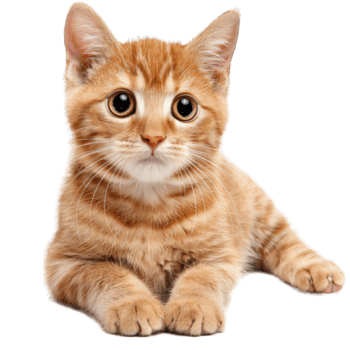
#> input picture img3.webp, 350 x 350 px
$ jupyter execute --allow-errors Implementation.ipynb   (shell and % lines are left out)
#> lines starting #> are read from the running program, lines starting #| are printed output that depends on the picture
# Implementattion des equations de la descente de gradient

pour realiser ces taches nous allons structurer notre code de la facon suivante:
- 1 Phase d'initialisation(X) permet d'initialiser les parametres w et b de notre modele.Dans cette fonction nous ferrons passer la matrice X car notre but est d'obtnir un vecteur Y qui contient autant de parametre que l'on trouve de variable dans lamatrice X .
- 2 Algorithme iteratif pour effectuer les taches suivantes:fonction qui represente notre modele(model(X,W,b) elle va contenir notre fonction lineaire(Z=X.W+b)et la fonction d'activation(A=1/(1+exp(-Z))) )--> fonction d'evaluation ou fonction cout (Cost(A,Y) qui permettra d'evaluer les performence du modele en comparent la sortir A au donnees de reference Y) ensuite on va calculer les gradients de cette fonction cout Gradient(A,X,y)-->On va utiliser ces gradient pour mettre a jour les parametre W et b update(W,b,dW,db) de maniere a reduire les erreurs de notre modele.

[cell 1]
import numpy as np
import matplotlib.pyplot as plt
from sklearn.datasets import make_blobs,make_circles  #scikit-learn  permet de visualiser les données et de créer des ensembles de données synthétiques pour tester les algorithmes d'apprentissage automatique.
from sklearn.metrics import accuracy_score  #scikit-learn  permet de visualiser les données et de créer des ensembles de données synthétiques pour tester les algorithmes d'apprentissage automatique.
from tqdm import tqdm  #scikit-learn  permet de visualiser les données et de créer des ensembles de données synthétiques pour tester les algorithmes d'apprentissage automatique.

[cell 2]
X,y=make_blobs(n_samples=100, n_features=2, centers=2, random_state=0) #génère un ensemble de données synthétiques avec 100 échantillons répartis en 2 clusters.
y=y.reshape((y.shape[0],1)) #redimensionne le vecteur de sortie y pour qu'il ait une forme compatible avec les opérations matricielles ultérieures.

print("Dimensions de X:",X.shape) #affiche les dimensions de la matrice X.
print("Dimensions de y:",y.shape) #affiche les dimensions du vecteur y.

plt.scatter(X[:, 0], X[:, 1], c=y.ravel(), cmap='summer') #trace les points avec une couleur selon leur classe.
plt.show()
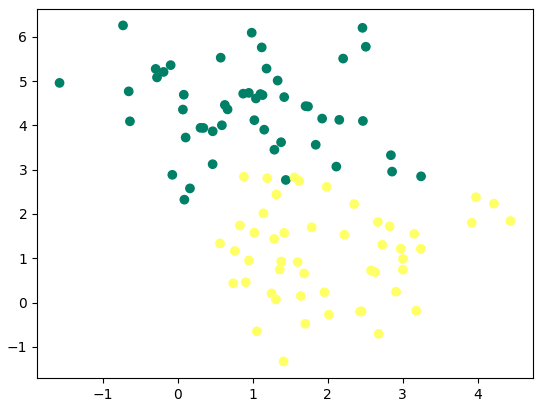
#> figure drawn by matplotlib, 1 panel

[cell 3]
# creation de la fonction d'inaitailisation

def initialisation(X):
    W = np.random.randn(X.shape[1], 1) # Initialiser les poids avec de petites valeurs aléatoires
    b = np.random.randn(1) # Initialiser le biais avec une petite valeur aléatoire
    return W, b

[cell 4]
# Implementation de la fonction du model
def model(X, W, b):
    Z=X.dot(W) + b  # Calculer la sortie du modèle en effectuant le produit matriciel entre les entrées X et les poids W, puis en ajoutant le biais b.
    A=1/(1+np.exp(-Z))  # Appliquer la fonction d'activation  pour obtenir les probabilités de sortie A.
    return A  # Retourner les probabilités de sortie.

[cell 5]
# implementation de la fonction cout logloss
def log_loss(A, y):
    epsilon = 1e-15  # Ajouter une petite valeur epsilon pour éviter la division par zéro lors du calcul du logarithme.
    m = y.shape[0]
    loss = -(1/m) * np.sum(y * np.log(A + epsilon) + (1 - y) * np.log(1 - A + epsilon))  # Calculer la perte  en utilisant la formule de la log-loss.
    return loss  # Retourner la perte calculée

[cell 6]
#Implementation des fonction de gradient
def gradients(A, X, y):
    m = y.shape[0]
    dW = (1/m) * X.T.dot(A - y)  # Calculer le gradient des poids en utilisant la différence entre les probabilités de sortie A et les étiquettes réelles y.
    db = (1/m) * np.sum(A - y)  # Calculer le gradient du biais en utilisant la somme des différences entre A et y.
    return (dW, db)  # Retourner les gradients calculés pour les poids et le biais.

[cell 7]
# Implementation de la fonction de mise à jour des paramètres
def update(W, b, dW, db, learning_rate):
    W -= learning_rate * dW  # Mettre à jour les poids en soustrayant le produit du taux d'apprentissage et du gradient des poids.
    b -= learning_rate * db  # Mettre à jour le biais en soustrayant le produit du taux d'apprentissage et du gradient du biais.
    return (W, b ) # Retourner les paramètres mis à jour.

[cell 8]
# prediction
def predict(X, W, b):
    A = model(X, W, b)  # Calculer les probabilités de sortie du modèle.
    predictions = (A > 0.5).astype(int)  # Convertir les probabilités en classes (0 ou 1) en utilisant un seuil de 0.5.
    # print(A)  # Afficher les probabilités de sortie pour le nouvel échantillon.
    return predictions  # Retourner les prédictions finales.

[cell 9]
def train(X, y, learning_rate=0.1, num_iterations=100):
#> called with X = array of shape (100, 2), y = array of shape (100, 1), learning_rate = 0.1, num_iterations = 100
    W, b = initialisation(X)  # Initialiser les poids et le biais.
    losses = []  # Liste pour stocker les pertes à chaque itération.
    acc=[]  # Liste pour stocker les précisions à chaque itération.

    for i in tqdm(range(num_iterations)):
        A = model(X, W, b)  # Calculer les probabilités de sortie du modèle.
        loss = log_loss(A, y)  # Calculer la perte actuelle.
        losses.append(loss)  # Ajouter la perte à la liste des pertes.
        y_pred = predict(X, W, b)  # Faire des prédictions sur les données d'entraînement.
        acc.append(accuracy_score(y, y_pred))  # Calculer et ajouter la précision actuelle à la liste des précisions.
        dW, db = gradients(A, X, y)  # Calculer les gradients des poids et du biais.
        W, b = update(W, b, dW, db, learning_rate)  # Mettre à jour les paramètres.

        if i % 100 == 0:
            print(f"Iteration {i}: Loss = {loss}, Accuracy = {acc[-1]}")  # Afficher la perte et la précision tous les 100 itérations.


    plt.figure(figsize=(12, 4))  # Créer une figure avec une taille spécifiée.
    plt.subplot(1, 2, 1)  # Créer un sous-graphique pour la perte.
    plt.plot(losses)  # Tracer la courbe de perte au fil des itérations.
    plt.xlabel("Iterations")  # Étiqueter l'axe des x.
    plt.ylabel("Loss")  # Étiqueter l'axe des y.
    plt.title("Loss over Iterations")  # Ajouter un titre au graphique.

    plt.subplot(1, 2, 2)  # Créer un sous-graphique pour la précision.
    plt.plot(acc)  # Tracer la courbe de précision au fil des itérations.
    plt.xlabel("Iterations")  # Étiqueter l'axe des x.
    plt.ylabel("Accuracy")  # Étiqueter l'axe des y.
    plt.title("Accuracy over Iterations")  # Ajouter un titre au graphique.
    plt.show()  # Afficher le graphique.
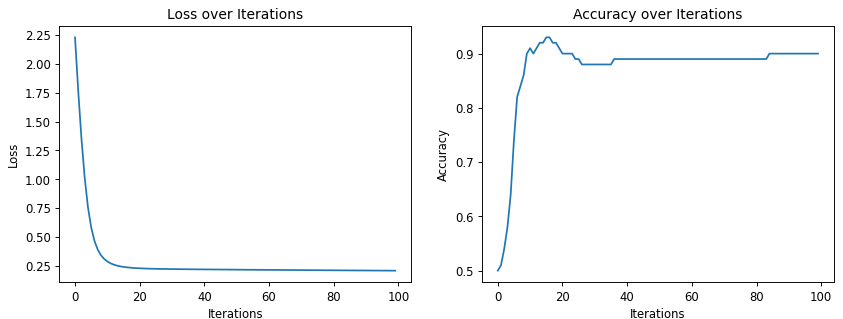
#> figure drawn by matplotlib, 2 panels; panel 1: curve peaks at x = 0, y = 2.23; panel 2: curve peaks at x = 15, y = 0.93

    return (W, b)  # Retourner les poids finaux, le biais et la liste des pertes.

[cell 10]
W, b = train(X, y, learning_rate=0.1, num_iterations=100)  # Appeler la fonction d'entraînement avec les données X et y.

[cell 11]
new_plant = np.array([2, 1])  # Définir un nouvel échantillon de plante avec des caractéristiques spécifiques.

# tracer de la frontière de décision
x0=np.linspace(-1, 4, 100)  # Générer 100 points également espacés entre -1 et 4 pour l'axe x.
x1=-(W[0]*x0+b)/W[1]  # Calculer les valeurs correspondantes de l'axe y en utilisant l'équation de la frontière de décision.

plt.scatter(X[:, 0], X[:, 1], c=y, cmap='summer')  # Tracer les points de données d'entraînement avec une couleur selon leur classe.
plt.scatter(new_plant[0], new_plant[1], c='red')  # Tracer le nouvel échantillon de plante.
plt.plot(x0, x1, color='blue', linewidth=2)  # Tracer la frontière de décision en bleu.
plt.title("New Plant Prediction")  # Ajouter un titre au graphique
new_plant_prediction = predict(new_plant, W, b)  # Faire une prédiction pour le nouvel échantillon de plante.
print(new_plant_prediction)
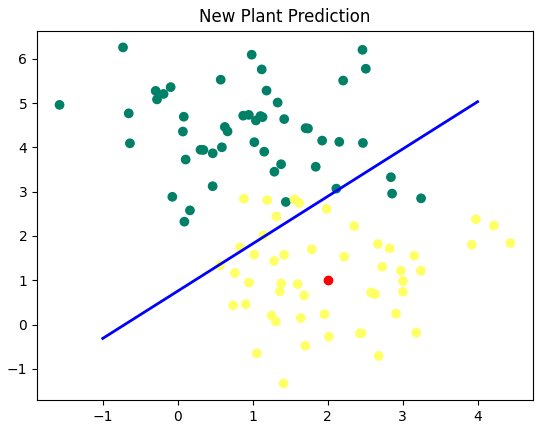
#> figure drawn by matplotlib, 1 panel; curve peaks at x = 4, y = 5.03

# Tracage de la frontiere de decision
Elle correspond a l'ensemble des points pour lequels Z=0 car c'est l'endroit ou les probabilites sont superieur a 50 % .Car ou le point A atteint 50% le point Z est a 0
on a w1x1+w2x2+b=0

[cell 12]
lin=10
h=100
w1=np.linspace(-lin, lin, h)  # Générer 100 points également espacés entre -10 et 10 pour l'axe x.
w2=np.linspace(-lin, lin, h)  # Générer 100 points également

w1, w2 = np.meshgrid(w1, w2)  # Créer une grille de points à partir des vecteurs w1 et w2.
w_final = np.c_[w1.ravel(), w2.ravel()].T  # Aplatir les grilles w1 et w2 et les combiner en une matrice de coordonnées.
w_final.shape

[cell 13]
b=0
Z=X.dot(w_final)+b
A=1/(1+np.exp(-Z))

epsilon = 1e-15  # Ajouter une petite valeur epsilon pour éviter la division par zéro lors du calcul du logarithme.
m = y.shape[0]
L = -(1/m) * np.sum(y * np.log(A + epsilon) + (1 - y) * np.log(1 - A + epsilon), axis=0).reshape(w1.shape)  # Calculer la perte  en utilisant la formule de la log-loss.

L.shape

[cell 14]
plt.contourf(w1, w2, L,30,cmap='magma')  # Tracer les contours de la fonction de perte L en utilisant une carte de couleurs 'viridis'.
plt.colorbar(label='Loss')  # Ajouter une b arre de couleur pour indiquer les valeurs
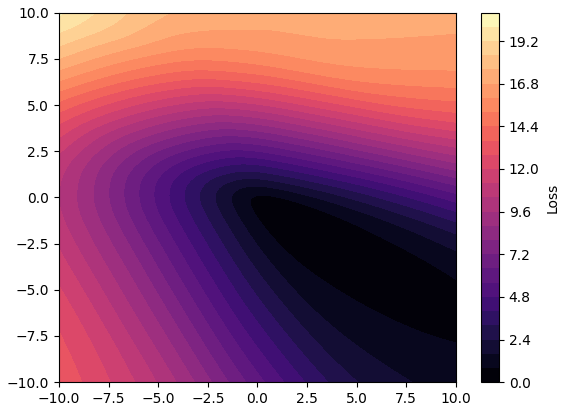
#> figure drawn by matplotlib, 2 panels

# Application de ce model dans la detection des chants ou des chien dans un dataset

[cell 15]
# importation des data
import h5py
import numpy as np


def load_data():
    train_dataset = h5py.File('Data/trainset.hdf5', "r")
    X_train = np.array(train_dataset["X_train"][:]) # your train set features
    y_train = np.array(train_dataset["Y_train"][:]) # your train set labels

    test_dataset = h5py.File('Data/testset.hdf5', "r")
    X_test = np.array(test_dataset["X_test"][:]) # your test set features
    y_test = np.array(test_dataset["Y_test"][:]) # your test set labels

    return train_dataset,X_train, y_train, X_test, y_test

#> (a cell that did not finish here is left out)

#> (a cell that did not finish here is left out)

#> (a cell that did not finish here is left out)

#> (a cell that did not finish here is left out)

[cell 20]
# [51 lines left out: function train_neurone, not called in this run]

#> (a cell that did not finish here is left out)

# Reseaux de neurone a 2 couche

[cell 22]
 # creation de la fonction d'inaitailisation

def initialisation1(n0,n1,n2):
    W1 = np.random.randn(n1, n0) # Initialiser les poids avec de petites valeurs aléatoires
    b1 = np.random.randn(n1,1) # Initialiser le biais avec une petite valeur aléatoire
    W2 = np.random.randn(n2, n1) # Initialiser les poids avec de petites valeurs aléatoires
    b2 = np.random.randn(n2,1) # Initialiser le biais avec une petite valeur aléatoire

    parametres={
        "W1": W1,
        "b1": b1,
        "W2": W2,
        "b2": b2
    }
    return parametres

[cell 23]
# Implementation de la fonction du model
def forward_propagation(X,parametres):
    #calcul pour les elements du premier couche
    W1=parametres["W1"]
    b1=parametres["b1"]
    Z1=W1.dot(X) + b1  # Calculer la sortie du modèle en effectuant le produit matriciel entre les entrées X et les poids W, puis en ajoutant le biais b.
    A1=1/(1+np.exp(-Z1))  # Appliquer la fonction d'activation sigmoïde pour obtenir les probabilités de sortie A1.


    #calcul pour les elements du premier couche
    W2=parametres["W2"]
    b2=parametres["b2"]
    Z2=W2.dot(A1) + b2  # Calculer la sortie du modèle en effectuant le produit matriciel entre les entrées X et les poids W, puis en ajoutant le biais b.
    A2=1/(1+np.exp(-Z2))  # Appliquer la fonction d'activation sigmoïde pour obtenir les probabilités de sortie A2.

    activations={
        "A1": A1,
        "A2": A2
    }
    return activations

[cell 24]
#Implementation des fonction de gradient
def back_propagation(X, y, activations, parametres):
    A1 = activations["A1"]
    A2 = activations["A2"]
    W2 = parametres["W2"]
    m = y.shape[1]

    # Calculer les gradients pour la couche cachee(couche2)
    dZ2 = A2 - y
    dW2 = (1/m) * dZ2.dot(A1.T)
    db2 = (1/m) * np.sum(dZ2, axis=1, keepdims=True) # Calculer le gradient du biais pour la couche de sortie en utilisant la somme des différences entre A2 et y.

    # Calculer les gradients pour la couche d'entree(couche1)
    dZ1 = W2.T.dot(dZ2) * A1 * (1 - A1)
    dW1 = (1/m) * dZ1.dot(X.T)
    db1 = (1/m) * np.sum(dZ1, axis=1, keepdims=True)

    gradients = {
        "dW1": dW1,
        "db1": db1,
        "dW2": dW2,
        "db2": db2
    }
    return gradients

[cell 25]
# Implementation de la fonction de mise à jour des paramètres
def update1(gradients ,parametres, learning_rate):

    W1 = parametres["W1"]
    b1 = parametres["b1"]
    W2 = parametres["W2"]
    b2 = parametres["b2"]

    W1=W1-learning_rate * gradients["dW1"]  # Mettre à jour les poids en soustrayant le produit du taux d'apprentissage et du gradient des poids.
    b1=b1-learning_rate * gradients["db1"]  # Mettre à jour le biais en soustrayant le produit du taux d'apprentissage et du gradient du biais.
    W2=W2-learning_rate * gradients["dW2"]  # Mettre à jour les poids en soustrayant le produit du taux d'apprentissage et du gradient des poids.
    b2=b2-learning_rate * gradients["db2"]  # Mettre à jour le biais en soustrayant le produit du taux d'apprentissage et du gradient du biais.

    parametres={
        "W1": W1,
        "b1": b1,
        "W2": W2,
        "b2": b2
    }
    return parametres

[cell 26]
# prediction
def predict1(X, parametres):
    activations= forward_propagation(X, parametres)  # Calculer les probabilités de sortie du modèle.
    A2=activations["A2"]  # Récupérer les probabilités de sortie de la couche de sortie.
    predictions = (A2 > 0.5).astype(int)  # Convertir les probabilités en classes (0 ou 1) en utilisant un seuil de 0.5.
    return predictions  # Retourner les prédictions finales.

[cell 27]
def neural_network(X_train, y_train,n1, learning_rate=0.1, num_iterations=100):

    n0=X_train.shape[0]  # Nombre de caractéristiques d'entrée.
    n2=y_train.shape[0]  # Nombre de classes de sortie.
    parametres = initialisation1(n0,n1,n2)  # Initialiser les poids et le biais.

    losses = []  # Liste pour stocker les pertes à chaque itération.
    acc=[]  # Liste pour stocker les précisions à chaque itération.

    for i in tqdm(range(num_iterations)):
        activations= forward_propagation(X_train, parametres)  # Calculer les probabilités de sortie du modèle.
        gradients = back_propagation(X_train, y_train, activations, parametres)  # Calculer les gradients des poids et du biais.
        parametres = update1(gradients, parametres, learning_rate)  # Mettre à jour les paramètres.
        if i % 10 == 0:
            loss = log_loss(activations["A2"],y_train)  # Calculer la perte actuelle.
            losses.append(loss)  # Ajouter la perte à la liste des pertes.
            y_pred = predict1(X_train, parametres)  # Faire des prédictions sur les données d'entraînement.
            acc.append(accuracy_score(y_train.flatten(), y_pred.flatten()))  # Calculer et ajouter la précision actuelle à la liste des précisions.

    plt.figure(figsize=(12, 4))  # Créer une figure avec une taille spécifiée.
    plt.subplot(1, 2, 1)  # Créer un sous-graphique pour la perte.
    plt.plot(losses)  # Tracer la courbe de perte au fil des itérations.
    plt.xlabel("Iterations")  # Étiqueter l'axe des x.
    plt.ylabel("Loss")  # Étiqueter l'axe des y.
    plt.title("Loss over Iterations")  # Ajouter un titre au graphique.

    plt.subplot(1, 2, 2)  # Créer un sous-graphique pour la précision.
    plt.plot(acc)  # Tracer la courbe de précision au fil des itérations.
    plt.xlabel("Iterations")  # Étiqueter l'axe des x.
    plt.ylabel("Accuracy")  # Étiqueter l'axe des y.
    plt.title("Accuracy over Iterations")  # Ajouter un titre au graphique.
    plt.show()  # Afficher le graphique.

    return parametres  # Retourner les poids finaux, le biais et la liste des pertes.

[cell 28]
# creation du datasset pour l'evaluation du model
X,y=make_circles(n_samples=100, noise=0.1, random_state=0,factor=0.3)  # Générer un ensemble de données synthétiques en forme de cercles avec 100 échantillons et 2 caractéristiques.
y=y.reshape((y.shape[0],1))  # Redimensionner le vecteur

print("Dimensions de X:",X.shape)  # Afficher les dimensions de la matrice X.
print("Dimensions de y:",y.shape)  # Afficher les dimensions du vecteur y

plt.scatter(X[:, 0], X[:, 1], c=y.ravel(), cmap='summer')  # Tracer les points avec une couleur selon leur classe.
plt.xlabel("Feature 1")  # Étiqueter l'axe des x.
plt.ylabel("Feature 2")  # Étiqueter l'axe des y.
plt.title("Dataset for Model Evaluation")  # Ajouter un titre au graphique.
plt.show()  # Afficher le graphique.
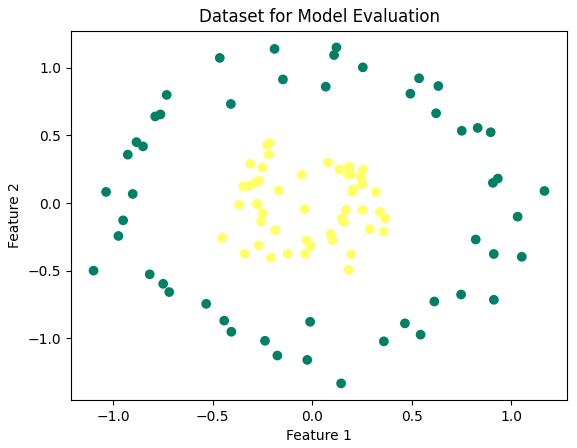
#> figure drawn by matplotlib, 1 panel

[cell 29]
W,b=train(X,y, learning_rate=0.1, num_iterations=1000)  # Appeler la fonction d'entraînement avec les données X et y.
#> call 2 of train, with X = array of shape (100, 2), y = array of shape (100, 1), learning_rate = 0.1, num_iterations = 1000
#> in train (call 2), `plt.show()`:
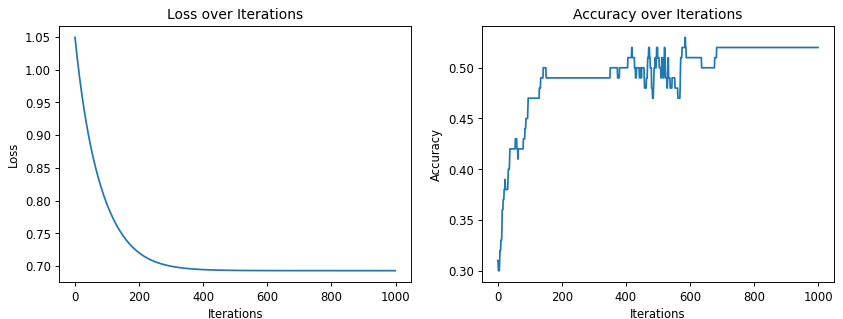
#> figure drawn by matplotlib, 2 panels; panel 1: curve peaks at x = 0, y = 1.05; panel 2: curve peaks at x = 585, y = 0.53

[cell 30]
# creation du datasset pour l'evaluation du model
X,y=make_circles(n_samples=100, noise=0.1, random_state=0,factor=0.3)  # Générer un ensemble de données synthétiques en forme de cercles avec 100 échantillons et 2 caractéristiques.
X=X.T
y=y.reshape((1,y.shape[0]))  # Redimensionner le vecteur

print("Dimensions de X:",X.shape)  # Afficher les dimensions de la matrice X.
print("Dimensions de y:",y.shape)  # Afficher les dimensions du vecteur y

plt.scatter(X[0, :], X[1, :], c=y.ravel(), cmap='summer')  # Tracer les points avec une couleur selon leur classe.
plt.xlabel("Feature 1")  # Étiqueter l'axe des x.
plt.ylabel("Feature 2")  # Étiqueter l'axe des y.
plt.title("Dataset for Model Evaluation")  # Ajouter un titre au graphique.
plt.show()  # Afficher le graphique.

[cell 31]
parametres=neural_network(X,y, n1=6, learning_rate=0.1, num_iterations=1000)  # Appeler la fonction d'entraînement du réseau de neurones avec les données X et y, en spécifiant le nombre de neurones dans la couche cachée, le taux d'apprentissage et le nombre d'itérations.

[cell 32]
# Afficher les 10 premières images
plt.figure(figsize=(15, 6))
#> (the rest of this cell did not finish here and is left out)

#> (a cell that did not finish here is left out)

[cell 34]
# Testons le modele sur une image exterieure
from PIL import Image
import numpy as np

# Charger l'image
image = Image.open("img3.webp")  # Remplacez "image.jpg" par le chemin de votre image.
#> image is the input picture: PIL image 350x350 RGBA; mean R, G, B, A 96.3, 74.8, 57.1, 121.4
# Redimensionner (exemple : 64x64)
image1 = image.resize((64, 64)).convert("L")  # Redimensionner l'image à 64x64 pixels et la convertir en niveaux de gris.
#> (the rest of the program and of its run is left out)
